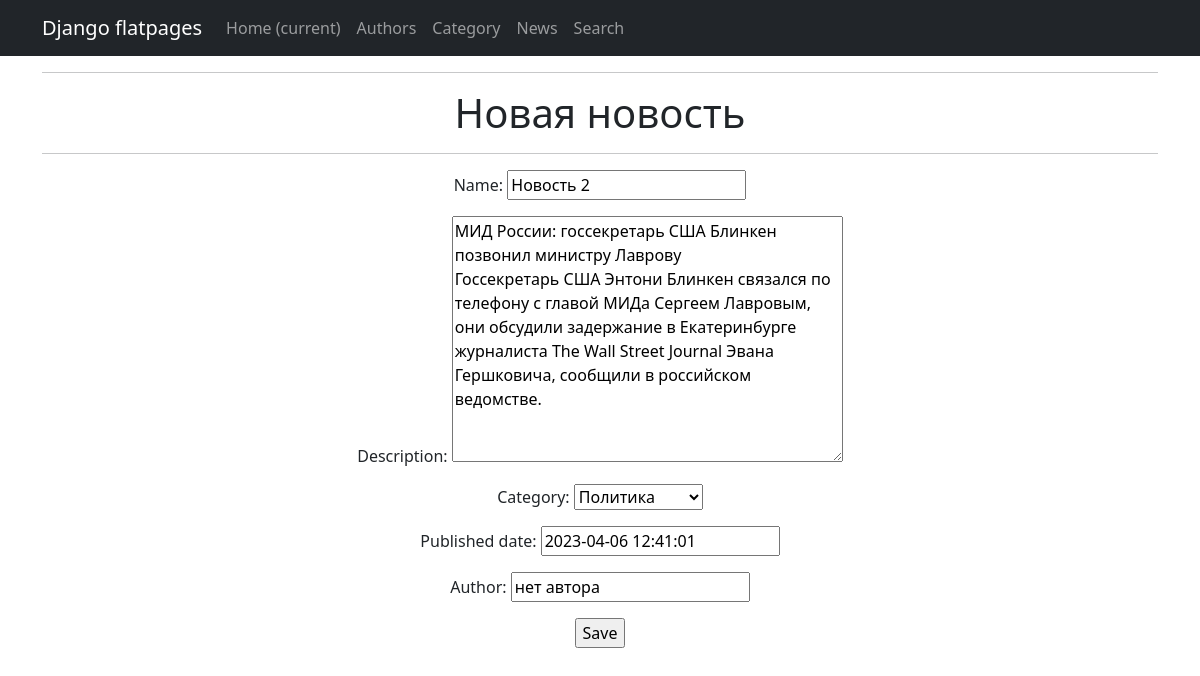
Screenshot of /news/2/update/ with the database file from the repository.
### news/models.py (models this page shows, shortened)
class News(models.Model):
    name = models.CharField(
        max_length=255,
        unique=True, # названия новостей не должны повторяться
        validators=[validate_slug],  # валидатор для генерации уникальных значений
    )
    description = models.TextField()
    category = models.ForeignKey(
        to='Category',
        on_delete=models.CASCADE,
        related_name='news', # все новости в категории будут доступны через поле news
    )
    published_date = models.DateTimeField(default=datetime.now)  # предоставляем значение по умолчанию
    author = models.CharField(max_length=100, default='нет автора')

class Category(models.Model):
    name = models.CharField(max_length=255, unique=True)
    def __str__(self):
        return self.name

### news/views.py (the view)
# urls.py: path('<int:pk>/update/', NewsUpdate.as_view(), name='news_update'),
class NewsUpdate(UpdateView):
    form_class = NewsForm
    model = News
    template_name = 'news_edit.html'

### news/forms.py (shortened to what this page needs)
class NewsForm(forms.ModelForm):
   class Meta:
       model = News
       fields = [
           'name',
           'description',
           'category',
           'published_date',
           'author',
       ]

### news/templates/news_edit.html (shortened to what this page needs)
{% extends 'flatpages/default.html' %}
{% block content %}
<hr>
<h1>Новая новость</h1>
<hr>
<form action="" method="post">
  {{ form.as_p }}
  <input type="submit" value="Save" />
</form>
{% endblock content %}

### rows the page displays
News: name "Новость 2", description "МИД России: госсекретарь США Блинкен позвонил министру Лаврову Госсекретарь США Энтони Блинкен связался по телефону с главой МИДа Сергеем Лавровым, они обсудили задержание в Екатеринбурге журналиста The Wall Street Journal Эвана Гершковича, сообщили в российском ведомстве.", category "Политика", published_date "2023-04-06 12:41:01", author "нет автора"
